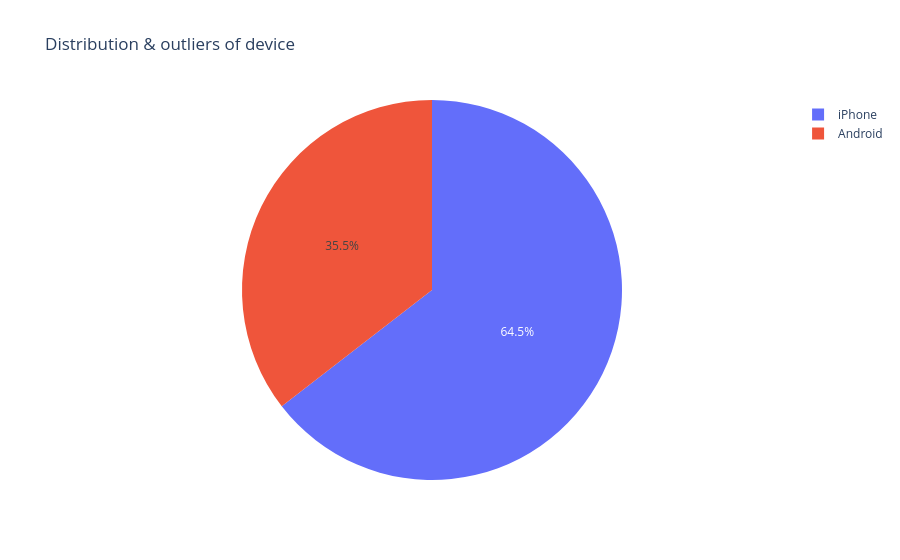

The notebook cell saved with this chart:
### Markdown cell above
> **❓ Chart Question 8:** How is the Waze user base split by device type?

### Code cell
px.pie(df, names='device', title='Distribution & outliers of device')

### Figure 1 — Plotly figure (JSON) as saved in the notebook; plotly's stock layout.template omitted (floating-point values rounded to 4 significant figures; data arrays with more than 128 entries replaced by an {"elided": "..."} marker saying what was removed)
{"data": [{"domain": {"x": [0, 1], "y": [0, 1]}, "hovertemplate": "device=%{label}<extra></extra>", "labels": {"elided": "14299 str values"}, "legendgroup": "", "name": "", "showlegend": true, "type": "pie"}], "layout": {"legend": {"tracegroupgap": 0}, "title": {"text": "Distribution & outliers of device"}}}
